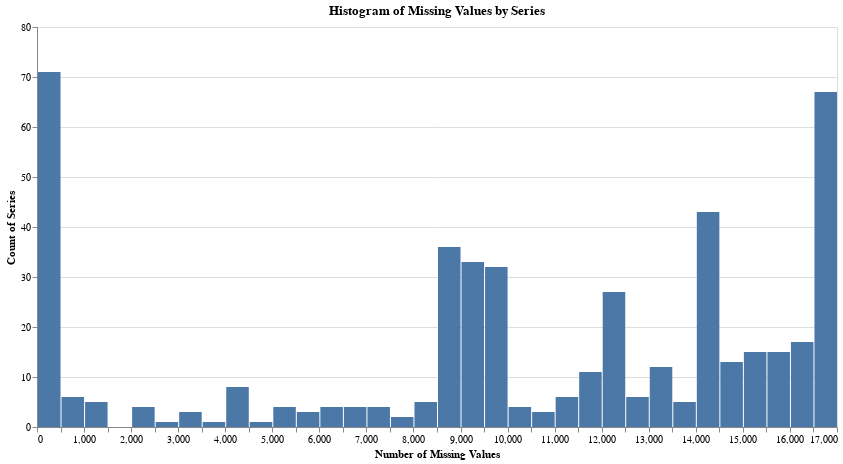

The notebook cell saved with this chart:
### Code cell
histogram_missing('Series',40)

### Figure 1 — Vega specification as saved in the notebook (floating-point values rounded to 4 significant figures)
{"$schema": "https://vega.github.io/schema/vega/v5.json", "data": [{"name": "source_0", "values": [{"__count": 11, "bin_maxbins_40_MissingValues": 11500.0, "bin_maxbins_40_MissingValues_end": 12000.0}, {"__count": 33, "bin_maxbins_40_MissingValues": 9000.0, "bin_maxbins_40_MissingValues_end": 9500.0}, {"__count": 32, "bin_maxbins_40_MissingValues": 9500.0, "bin_maxbins_40_MissingValues_end": 10000.0}, {"__count": 27, "bin_maxbins_40_MissingValues": 12000.0, "bin_maxbins_40_MissingValues_end": 12500.0}, {"__count": 12, "bin_maxbins_40_MissingValues": 13000.0, "bin_maxbins_40_MissingValues_end": 13500.0}, {"__count": 71, "bin_maxbins_40_MissingValues": 0.0, "bin_maxbins_40_MissingValues_end": 500.0}, {"__count": 5, "bin_maxbins_40_MissingValues": 13500.0, "bin_maxbins_40_MissingValues_end": 14000.0}, {"__count": 43, "bin_maxbins_40_MissingValues": 14000.0, "bin_maxbins_40_MissingValues_end": 14500.0}, {"__count": 15, "bin_maxbins_40_MissingValues": 15500.0, "bin_maxbins_40_MissingValues_end": 16000.0}, {"__count": 4, "bin_maxbins_40_MissingValues": 2000.0, "bin_maxbins_40_MissingValues_end": 2500.0}, {"__count": 5, "bin_maxbins_40_MissingValues": 1000.0, "bin_maxbins_40_MissingValues_end": 1500.0}, {"__count": 36, "bin_maxbins_40_MissingValues": 8500.0, "bin_maxbins_40_MissingValues_end": 9000.0}, {"__count": 67, "bin_maxbins_40_MissingValues": 16500.0, "bin_maxbins_40_MissingValues_end": 17000.0}, {"__count": 1, "bin_maxbins_40_MissingValues": 2500.0, "bin_maxbins_40_MissingValues_end": 3000.0}, {"__count": 4, "bin_maxbins_40_MissingValues": 5000.0, "bin_maxbins_40_MissingValues_end": 5500.0}, {"__count": 4, "bin_maxbins_40_MissingValues": 6500.0, "bin_maxbins_40_MissingValues_end": 7000.0}, {"__count": 6, "bin_maxbins_40_MissingValues": 500.0, "bin_maxbins_40_MissingValues_end": 1000.0}, {"__count": 4, "bin_maxbins_40_MissingValues": 6000.0, "bin_maxbins_40_MissingValues_end": 6500.0}, {"__count": 17, "bin_maxbins_40_MissingValues": 16000.0, "bin_maxbins_40_MissingValues_end": 16500.0}, {"__count": 3, "bin_maxbins_40_MissingValues": 10500.0, "bin_maxbins_40_MissingValues_end": 11000.0}, {"__count": 13, "bin_maxbins_40_MissingValues": 14500.0, "bin_maxbins_40_MissingValues_end": 15000.0}, {"__count": 15, "bin_maxbins_40_MissingValues": 15000.0, "bin_maxbins_40_MissingValues_end": 15500.0}, {"__count": 6, "bin_maxbins_40_MissingValues": 12500.0, "bin_maxbins_40_MissingValues_end": 13000.0}, {"__count": 6, "bin_maxbins_40_MissingValues": 11000.0, "bin_maxbins_40_MissingValues_end": 11500.0}, {"__count": 3, "bin_maxbins_40_MissingValues": 3000.0, "bin_maxbins_40_MissingValues_end": 3500.0}, {"__count": 4, "bin_maxbins_40_MissingValues": 10000.0, "bin_maxbins_40_MissingValues_end": 10500.0}, {"__count": 8, "bin_maxbins_40_MissingValues": 4000.0, "bin_maxbins_40_MissingValues_end": 4500.0}, {"__count": 3, "bin_maxbins_40_MissingValues": 5500.0, "bin_maxbins_40_MissingValues_end": 6000.0}, {"__count": 1, "bin_maxbins_40_MissingValues": 4500.0, "bin_maxbins_40_MissingValues_end": 5000.0}, {"__count": 4, "bin_maxbins_40_MissingValues": 7000.0, "bin_maxbins_40_MissingValues_end": 7500.0}, {"__count": 2, "bin_maxbins_40_MissingValues": 7500.0, "bin_maxbins_40_MissingValues_end": 8000.0}, {"__count": 5, "bin_maxbins_40_MissingValues": 8000.0, "bin_maxbins_40_MissingValues_end": 8500.0}, {"__count": 1, "bin_maxbins_40_MissingValues": 3500.0, "bin_maxbins_40_MissingValues_end": 4000.0}]}, {"name": "source_0_y_domain___count", "values": [{"min": 1, "max": 71}]}], "signals": [{"name": "bin_maxbins_40_MissingValues_bins", "value": {"fields": ["MissingValues"], "fname": "bin_MissingValues", "start": 0.0, "step": 500.0, "stop": 17000.0}}], "marks": [{"type": "rect", "name": "marks", "from": {"data": "source_0"}, "encode": {"update": {"y": {"field": "__count", "scale": "y"}, "y2": {"value": 0, "scale": "y"}, "x2": {"field": "bin_maxbins_40_MissingValues", "scale": "x", "offset": {"signal": "0.5 + (abs(scale(\"x\", datum[\"bin_maxbins_40_MissingValues_end\"]) - scale(\"x\", datum[\"bin_maxbins_40_MissingValues\"])) < 0.25 ? -0.5 * (0.25 - (abs(scale(\"x\", datum[\"bin_maxbins_40_MissingValues_end\"]) - scale(\"x\", datum[\"bin_maxbins_40_MissingValues\"])))) : 0.5)"}}, "x": {"field": "bin_maxbins_40_MissingValues_end", "scale": "x", "offset": {"signal": "0.5 + (abs(scale(\"x\", datum[\"bin_maxbins_40_MissingValues_end\"]) - scale(\"x\", datum[\"bin_maxbins_40_MissingValues\"])) < 0.25 ? 0.5 * (0.25 - (abs(scale(\"x\", datum[\"bin_maxbins_40_MissingValues_end\"]) - scale(\"x\", datum[\"bin_maxbins_40_MissingValues\"])))) : -0.5)"}}, "fill": {"value": "#4c78a8"}}}, "style": ["bar"]}], "scales": [{"name": "x", "type": "linear", "domain": {"signal": "[bin_maxbins_40_MissingValues_bins.start, bin_maxbins_40_MissingValues_bins.stop]"}, "range": [0, {"signal": "width"}], "bins": {"signal": "bin_maxbins_40_MissingValues_bins"}, "zero": false}, {"name": "y", "type": "linear", "domain": [{"signal": "(data(\"source_0_y_domain___count\")[0] || {}).min"}, {"signal": "(data(\"source_0_y_domain___count\")[0] || {}).max"}], "range": [{"signal": "height"}, 0], "nice": true, "zero": true}], "axes": [{"scale": "y", "labels": false, "domain": false, "minExtent": 0, "ticks": false, "gridScale": "x", "grid": true, "maxExtent": 0, "orient": "left", "tickCount": {"signal": "ceil(height/40)"}, "aria": false, "zindex": 0}, {"scale": "x", "grid": false, "tickCount": {"signal": "ceil(width/10)"}, "title": "Number of Missing Values", "labelOverlap": true, "labelFlush": true, "orient": "bottom", "zindex": 0}, {"scale": "y", "grid": false, "tickCount": {"signal": "ceil(height/40)"}, "zindex": 0, "title": "Count of Series", "orient": "left", "labelOverlap": true}], "title": {"text": "Histogram of Missing Values by Series", "frame": "group"}, "background": "white", "height": 400, "padding": 5, "style": "cell", "width": 800}
